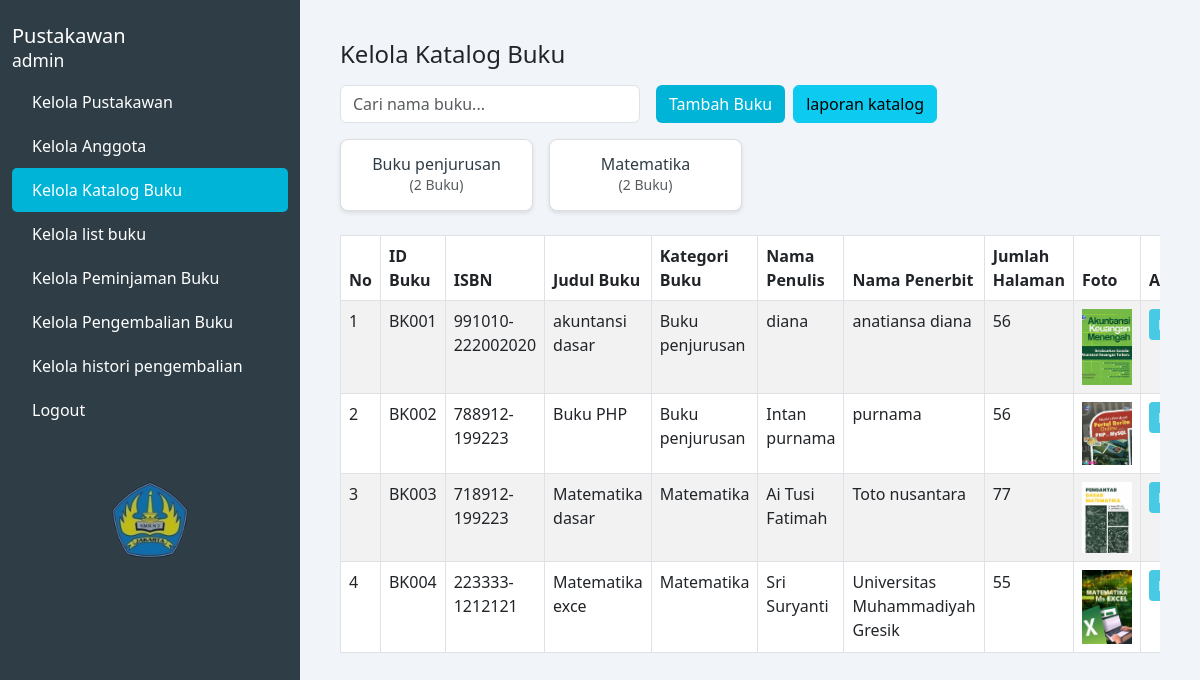
The page /kelola_katalog.php on the database its author committed.
### tables this page shows
CREATE TABLE `data_buku` (
  `id_buku` varchar(11) NOT NULL,
  `judul_buku` varchar(255) NOT NULL,
  `kategori_buku` varchar(255) NOT NULL,
  `isbn` varchar(255) NOT NULL,
  `nama_penulis` varchar(255) NOT NULL,
  `nama_penerbit` varchar(255) NOT NULL,
  `jumlah_halaman` int(11) NOT NULL,
  `foto` longblob DEFAULT NULL
);

### kelola_katalog.php (the view, shortened to what this page needs)
<?php
$koneksi = mysqli_connect("localhost", "root", "", "perpustakaan");
$selected_category = isset($_GET['category']) ? $_GET['category'] : '';
$query_select_buku = "SELECT * FROM data_buku";
$result = mysqli_query($koneksi, $query_select_buku);
$query_select_categories = "SELECT DISTINCT kategori_buku FROM data_buku ORDER BY kategori_buku ASC";
$result_categories = mysqli_query($koneksi, $query_select_categories);
$categories = [];
if ($result_categories) {
    while ($row_category = mysqli_fetch_assoc($result_categories)) {
        $categories[] = $row_category['kategori_buku'];
    }
}
$query_category_counts = "SELECT kategori_buku, COUNT(*) AS book_count FROM data_buku GROUP BY kategori_buku ORDER BY kategori_buku ASC";
$result_category_counts = mysqli_query($koneksi, $query_category_counts);
$category_counts = [];
if ($result_category_counts) {
    while ($row_count = mysqli_fetch_assoc($result_category_counts)) {
        $category_counts[$row_count['kategori_buku']] = $row_count['book_count'];
    }
}
?>
<!DOCTYPE html>
<html lang="en">
<head>
    <link href="https://cdn.jsdelivr.net/npm/bootstrap@5.3.0/dist/css/bootstrap.min.css" rel="stylesheet" />
</head>
<body>
<div class="container-fluid">
    <div class="row">
        <nav class="col-md-3 d-none d-md-block sidebar min-vh-100 position-relative">
            <h5 class="pt-4">Pustakawan<br /><small>admin</small></h5>
            <a href="kelola_pustakawan.php">Kelola Pustakawan</a>
            <a href="kelola_anggota.php">Kelola Anggota</a>
            <a href="kelola_katalog.php" class="active">Kelola Katalog Buku</a>
            <a href="kelola_list_buku.php">Kelola list buku</a>
            <a href="kelola_peminjaman.php">Kelola Peminjaman Buku</a>
            <a href="kelola_pengembalian.php">Kelola Pengembalian Buku</a>
            <a href="kelola_histori.php">Kelola histori pengembalian</a>
            <a href="logout.php" data-bs-toggle="modal" data-bs-target="#logoutModal">Logout</a>
            <div class="image-box text-center mt-5">
                <img src="assets/logo_sekolah.png" alt="icon" />
            </div>
        </nav>
        <main class="col-md-9 col-12 main-content">
            <h4>Kelola Katalog Buku</h4>
            <div class="d-flex flex-wrap gap-2 align-items-center mb-3 mt-3">
            <input type="text" id="searchInput" class="form-control form-control-md me-2" placeholder="Cari nama buku..." style="max-width: 300px;" oninput="filterTable()" value="<?php echo htmlspecialchars($selected_category); ?>" />
            <button class="btn btn-tambah btn-md" data-bs-toggle="modal" data-bs-target="#tambahKatalogModal">Tambah Buku</button>
            <a href="export_katalog.php" class="btn btn-info btn-md">laporan katalog</a>
            </div>
            <div class="row row-cols-1 row-cols-md-3 row-cols-lg-4 g-3 mb-4">
    <?php if (!empty($categories)): ?>
        <?php foreach ($categories as $category): ?>
            <div class="col">
                <div class="category-card" onclick="filterByCategory('<?php echo htmlspecialchars($category); ?>')">
                    <h6><?php echo htmlspecialchars($category); ?></h6>
                    <p class="mb-0 text-muted small">(<?php echo isset($category_counts[$category]) ? $category_counts[$category] : 0; ?> Buku)</p>
                </div>
            </div>
        <?php endforeach; ?>
    <?php else: ?>
        <div class="col-12"><p>Tidak ada kategori buku yang tersedia.</p></div>
    <?php endif; ?>
</div>
            <div class="table-responsive">
                <table class="table table-bordered table-striped" id="KatalogTable">
                    <thead>
                        <tr>
                            <th>No</th>
                            <th>ID Buku</th>
                            <th>ISBN</th>
                            <th>Judul Buku</th>
                            <th>Kategori Buku</th>
                            <th>Nama Penulis</th>
                            <th>Nama Penerbit</th>
                            <th>Jumlah Halaman</th>
                            <th>Foto</th>
                            <th>Action</th>
                        </tr>
                    </thead>
                    <tbody>
                        <?php
                        $no = 1;
                        mysqli_data_seek($result, 0);
                        if (mysqli_num_rows($result) > 0) {
                            while ($row = mysqli_fetch_assoc($result)) {
                                echo "<tr>";
                                echo "<td>" . $no++ . "</td>";
                                echo "<td>" . htmlspecialchars($row['id_buku']) . "</td>";
                                echo "<td>" . htmlspecialchars($row['isbn']) . "</td>";
                                echo "<td>" . htmlspecialchars($row['judul_buku']) . "</td>";
                                echo "<td>" . htmlspecialchars($row['kategori_buku']) . "</td>";
                                echo "<td>" . htmlspecialchars($row['nama_penulis']) . "</td>";
                                echo "<td>" . htmlspecialchars($row['nama_penerbit']) . "</td>";
                                echo "<td>" . htmlspecialchars($row['jumlah_halaman']) . "</td>";
                                echo "<td><img src='" . htmlspecialchars($row['foto']) . "' alt='Foto Buku' style='width: 50px; height: auto;'></td>";
                                echo '<td>
                                            <button class="btn btn-sm btn-edit" data-bs-toggle="modal" data-bs-target="#editKatalogModal"
                                                data-id="' . htmlspecialchars($row['id_buku']) . '"
                                                data-isbn="' . htmlspecialchars($row['isbn']) . '"
                                                data-judul_buku="' . htmlspecialchars($row['judul_buku']) . '"
                                                data-kategori_buku="' . htmlspecialchars($row['kategori_buku']) . '"
                                                data-nama_penulis="' . htmlspecialchars($row['nama_penulis']) . '"
                                                data-nama_penerbit="' . htmlspecialchars($row['nama_penerbit']) . '"
                                                data-jumlah_halaman="' . htmlspecialchars($row['jumlah_halaman']) . '"
                                                data-foto="' . htmlspecialchars($row['foto']) . '">Edit</button>
                                            </td>';
                                echo "</tr>";
                            }
                        } else {
                            echo "<tr><td colspan='11' class='text-center'>Tidak ada data buku.</td></tr>";
                        }
                        ?>
                    </tbody>
                </table>
            </div>
        </main>
    </div>
</div>
</body>
</html>

### kelola_katalog.php (style rules this page uses)
body { background-color: #f1f5f9; }
.sidebar { background-color: #2f3e46; color: white; }
.sidebar a { display: block; color: white; padding: 10px 20px; text-decoration: none; }
.sidebar a:hover, .sidebar a.active { background-color: #00b4d8; border-radius: 5px; }
.sidebar .image-box img { width: 80px; opacity: 0.7; }
.main-content { padding: 40px; }
.table thead { background-color: #f8f9fa; }
.btn-edit { background-color: #48cae4; color: white; }
.btn-tambah { background-color: #00b4d8; color: white; }
.category-card { background-color: #fff; border: 1px solid #ddd; border-radius: 8px; padding: 15px; text-align: center; box-shadow: 0 2px 4px rgba(0,0,0,0.1); transition: transform 0.2s; cursor: pointer; }
.category-card h6 { margin-bottom: 0; color: #2f3e46; }

### rows shown on the page
data_buku: id_buku "BK001", isbn "991010-222002020", judul_buku "akuntansi dasar", kategori_buku "Buku penjurusan", nama_penulis "diana", nama_penerbit "anatiansa diana", jumlah_halaman "56", foto (picture)
data_buku: id_buku "BK002", isbn "788912-199223", judul_buku "Buku PHP", kategori_buku "Buku penjurusan", nama_penulis "Intan purnama", nama_penerbit "purnama", jumlah_halaman "56", foto (picture)
data_buku: id_buku "BK003", isbn "718912-199223", judul_buku "Matematika dasar", kategori_buku "Matematika", nama_penulis "Ai Tusi Fatimah", nama_penerbit "Toto nusantara", jumlah_halaman "77", foto (picture)
data_buku: id_buku "BK004", isbn "223333-1212121", judul_buku "Matematika exce", kategori_buku "Matematika", nama_penulis "Sri Suryanti", nama_penerbit "Universitas Muhammadiyah Gresik", jumlah_halaman "55", foto (picture)

### other values the page prints
$category "Buku penjurusan"
$category_counts[$category] "2"
$category "Matematika"
